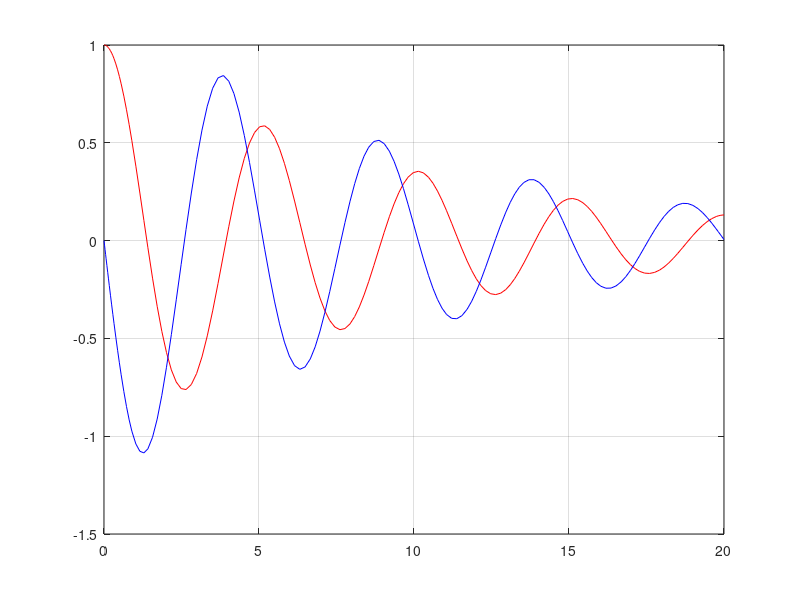
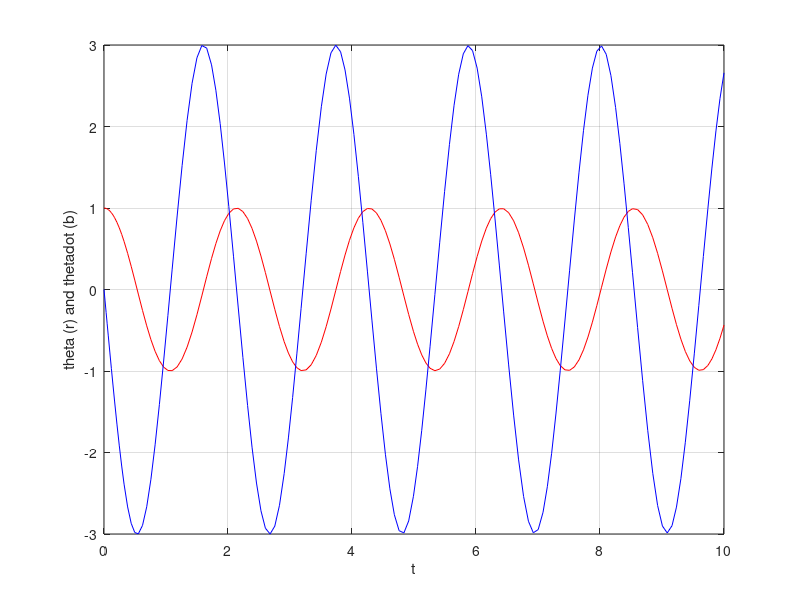

The MATLAB script that drew these images, in order:
% Simple nonlinear pendulum
% parameters (SI units)
L = 1; %[m]
g = 9.81; %[m/s^2]
omega2 = g/L; %[s^-1]
% equations
f = @(t,z)[z(2); - omega2*sin(z(1))];
% time span and initial conditions
tspan = [0 10];
z0 = [1; 0];
% integration
[t,z] = ode45(f,tspan,z0);
% plot
figure(2);
plot(t,z(:,1),'r',t,z(:,2),'b');
grid on;
xlabel('t');
ylabel('theta (r) and thetadot (b)');
% Simple nonlinear pendulum
% parameters (SI units)
l=6; %[m]
g=9.81; %[m/s^2]
omega2=g/l; %[s^-1]
m=1; %[kg]
b=0.2; %[]
% equations
f=@(t,z)[z(2); (-b*l*z(2)-m*g*sin(z(1)))/(m*l)];
%time span and initial conditions
tspan=[0 20]; %[s]
z0=[1; 0]; %intial theta and theta_dot
%integration
[t,z]=ode45(f,tspan,z0);
%plot
figure(1);
plot(t,z(:,1),'r',t,z(:,2),'b'); %postion then velocity
grid on